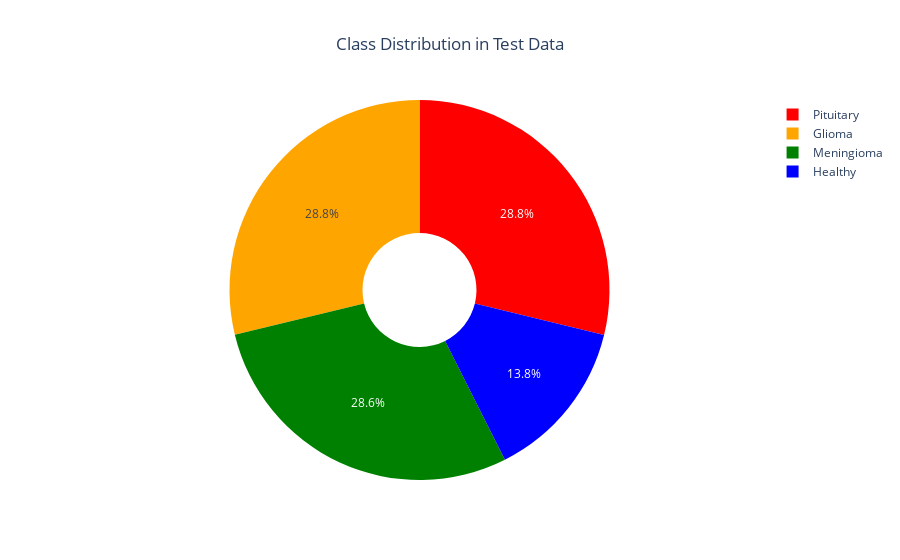

Notebook source saved alongside this figure:
### Code cell
plot_class_distribution_pie(
    [train_healthy, train_meningioma, train_pituitary, train_glioma],
    ['Healthy', 'Meningioma', 'Pituitary', 'Glioma']
)

### Figure 1 — Plotly figure (JSON) as saved in the notebook; plotly's stock layout.template omitted (floating-point values rounded to 4 significant figures)
{"data": [{"hole": 0.3, "labels": ["Healthy", "Meningioma", "Pituitary", "Glioma"], "marker": {"colors": ["blue", "green", "red", "orange"]}, "type": "pie", "values": [395, 822, 827, 826]}], "layout": {"autosize": true, "title": {"text": "Class Distribution in Test Data", "x": 0.5, "xanchor": "center"}}}
